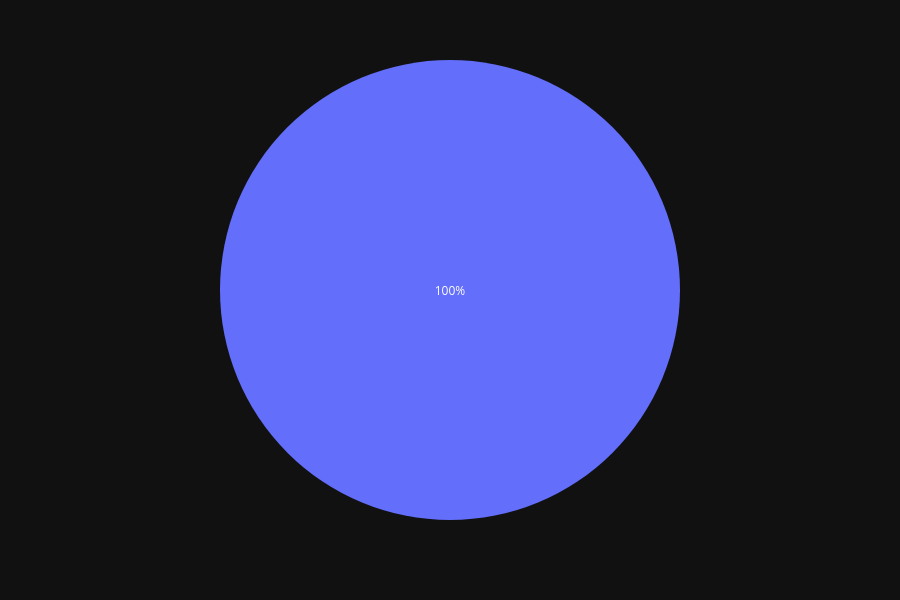

Here is the notebook cell this chart was saved with:
### Code cell
tag_name = 'hey'

subset = current_profit_per_tag[current_profit_per_tag['tag_name'] == tag_name]

fig = px.pie (
  values=subset.profit,
  labels=subset.name,
  hover_name=subset.name,
  # hover_data=subset.profit

)

# fig.show(config=plotly_config)

fig.show()

### Figure 1 — Plotly figure (JSON) as saved in the notebook; plotly's stock layout.template omitted (floating-point values rounded to 4 significant figures)
{"data": [{"domain": {"x": [0, 1], "y": [0, 1]}, "hovertemplate": "<b>%{hovertext}</b><br><br>value=%{value}<extra></extra>", "hovertext": ["AMDd_EQ"], "legendgroup": "", "name": "", "showlegend": false, "type": "pie", "values": [4.54]}], "layout": {"height": 600, "legend": {"tracegroupgap": 0}, "margin": {"t": 60}}}
